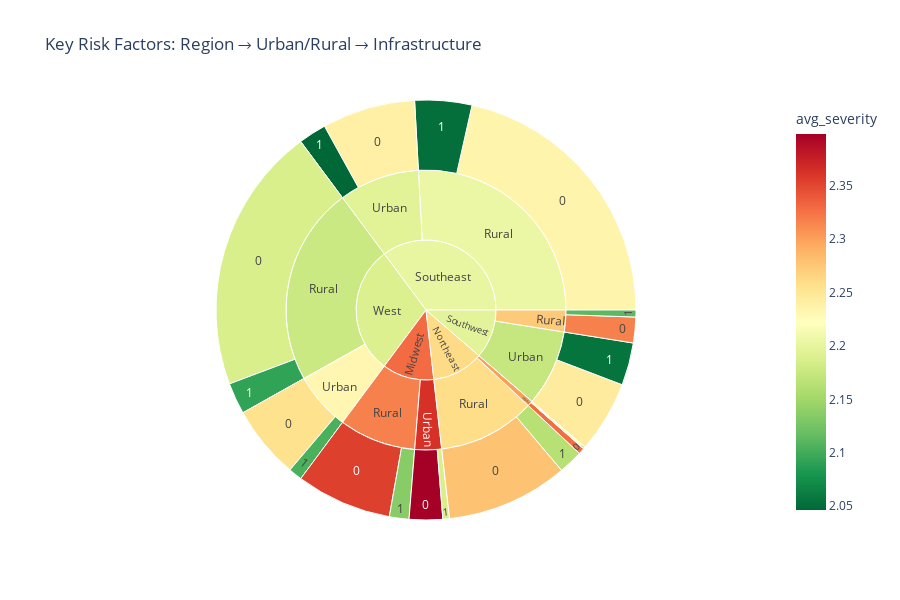

This figure's notebook cell:
### Code cell
# Focus on the most impactful factors: Urban/Rural, Region, Infrastructure, and Severity
focused_hierarchy_df = df_features.groupBy("region", "urban_rural", "has_traffic_control") \
    .agg(F.count("*").alias("count"),
         F.avg("Severity").alias("avg_severity"),
         F.avg("poi_count").alias("avg_poi"),
         F.sum("high_severity").alias("high_severity_count")) \
    .toPandas()

# Create the focused sunburst chart
fig_focused_sunburst = px.sunburst(focused_hierarchy_df, 
                                  path=['region', 'urban_rural', 'has_traffic_control'], 
                                  values='count',
                                  color='avg_severity',
                                  color_continuous_scale='RdYlGn_r',
                                  title='Key Risk Factors: Region → Urban/Rural → Infrastructure',
                                  hover_data=['avg_poi', 'high_severity_count'])

fig_focused_sunburst.update_layout(height=600)
fig_focused_sunburst.show()

### Figure 1 — Plotly figure (JSON) as saved in the notebook; plotly's stock layout.template omitted (floating-point values rounded to 4 significant figures)
{"data": [{"branchvalues": "total", "customdata": [["0.1327772785283301", "165578", 2.354], ["0.13837036960262017", "322047", 2.235], ["1.9116982775041498", "6899", 2.188], ["0.13662764316181142", "260737", 2.187], ["2.2693136604774535", "2392", 2.222], ["1.8146639775358135", "9067", 2.047], ["0.1638853084659985", "165925", 2.278], ["2.0322507953340403", "8357", 2.104], ["1.51258363711873", "14077", 2.136], ["0.23899459435476117", "102047", 2.255], ["0.09305467595524594", "39205", 2.317], ["1.678187459412656", "19315", 2.055], ["1.495889731823737", "15178", 2.092], ["0.2312719796569821", "70031", 2.398], ["1.4714739565498611", "18002", 2.051], ["0.3223786234045091", "10109", 2.328], ["0.1508954108777517", "95927", 2.245], ["0.24389021813436082", "118930", 2.24], ["1.5913193048295582", "17962", 2.164], ["1.5707270176167958", "5162", 2.113], ["(?)", "(?)", 2.317], ["(?)", "(?)", 2.204], ["(?)", "(?)", 2.363], ["(?)", "(?)", 2.177], ["(?)", "(?)", 2.3], ["(?)", "(?)", 2.195], ["(?)", "(?)", 2.259], ["(?)", "(?)", 2.232], ["(?)", "(?)", 2.273], ["(?)", "(?)", 2.174], ["(?)", "(?)", 2.329], ["(?)", "(?)", 2.202], ["(?)", "(?)", 2.19], ["(?)", "(?)", 2.261], ["(?)", "(?)", 2.196]], "domain": {"x": [0, 1], "y": [0, 1]}, "hovertemplate": "labels=%{label}<br>count=%{value}<br>parent=%{parent}<br>id=%{id}<br>avg_poi=%{customdata[0]}<br>high_severity_count=%{customdata[1]}<br>avg_severity=%{color}<extra></extra>", "ids": ["Midwest/Rural/0", "Southeast/Rural/0", "Midwest/Urban/1", "West/Rural/0", "Northeast/Urban/1", "Southeast/Urban/1", "Northeast/Rural/0", "West/Urban/1", "Midwest/Rural/1", "West/Urban/0", "Southwest/Rural/0", "Southwest/Urban/1", "West/Rural/1", "Midwest/Urban/0", "Southeast/Rural/1", "Northeast/Urban/0", "Southwest/Urban/0", "Southeast/Urban/0", "Northeast/Rural/1", "Southwest/Rural/1", "Midwest/Rural", "Southeast/Rural", "Midwest/Urban", "West/Rural", "Northeast/Urban", "Southeast/Urban", "Northeast/Rural", "West/Urban", "Southwest/Rural", "Southwest/Urban", "Midwest", "Southeast", "West", "Northeast", "Southwest"], "labels": ["0", "0", "1", "0", "1", "1", "0", "1", "1", "0", "0", "1", "1", "0", "1", "0", "0", "0", "1", "1", "Rural", "Rural", "Urban", "Rural", "Urban", "Urban", "Rural", "Urban", "Rural", "Urban", "Midwest", "Southeast", "West", "Northeast", "Southwest"], "marker": {"coloraxis": "coloraxis", "colors": [2.354, 2.235, 2.188, 2.187, 2.222, 2.047, 2.278, 2.104, 2.136, 2.255, 2.317, 2.055, 2.092, 2.398, 2.051, 2.328, 2.245, 2.24, 2.164, 2.113, 2.317, 2.204, 2.363, 2.177, 2.3, 2.195, 2.259, 2.232, 2.273, 2.174, 2.329, 2.202, 2.19, 2.261, 2.196]}, "name": "", "parents": ["Midwest/Rural", "Southeast/Rural", "Midwest/Urban", "West/Rural", "Northeast/Urban", "Southeast/Urban", "Northeast/Rural", "West/Urban", "Midwest/Rural", "West/Urban", "Southwest/Rural", "Southwest/Urban", "West/Rural", "Midwest/Urban", "Southeast/Rural", "Northeast/Urban", "Southwest/Urban", "Southeast/Urban", "Northeast/Rural", "Southwest/Rural", "Midwest", "Southeast", "Midwest", "West", "Northeast", "Southeast", "Northeast", "West", "Southwest", "Southwest", "", "", "", "", ""], "type": "sunburst", "values": [529700.0, 1544000.0, 36750.0, 1477000.0, 12060.0, 154200.0, 674200.0, 75440.0, 108400.0, 405700.0, 142100.0, 235600.0, 173500.0, 184800.0, 315400.0, 33530.0, 397500.0, 514900.0, 134300.0, 38490.0, 638000.0, 1859000.0, 221600.0, 1650000.0, 45600.0, 669100.0, 808500.0, 481100.0, 180600.0, 633100.0, 859600.0, 2528000.0, 2131000.0, 854100.0, 813700.0]}], "layout": {"coloraxis": {"colorbar": {"title": {"text": "avg_severity"}}, "colorscale": [[0, "rgb(0,104,55)"], [0.1, "rgb(26,152,80)"], [0.2, "rgb(102,189,99)"], [0.3, "rgb(166,217,106)"], [0.4, "rgb(217,239,139)"], [0.5, "rgb(255,255,191)"], [0.6, "rgb(254,224,139)"], [0.7, "rgb(253,174,97)"], [0.8, "rgb(244,109,67)"], [0.9, "rgb(215,48,39)"], [1, "rgb(165,0,38)"]]}, "height": 600, "legend": {"tracegroupgap": 0}, "title": {"text": "Key Risk Factors: Region → Urban/Rural → Infrastructure"}}}
